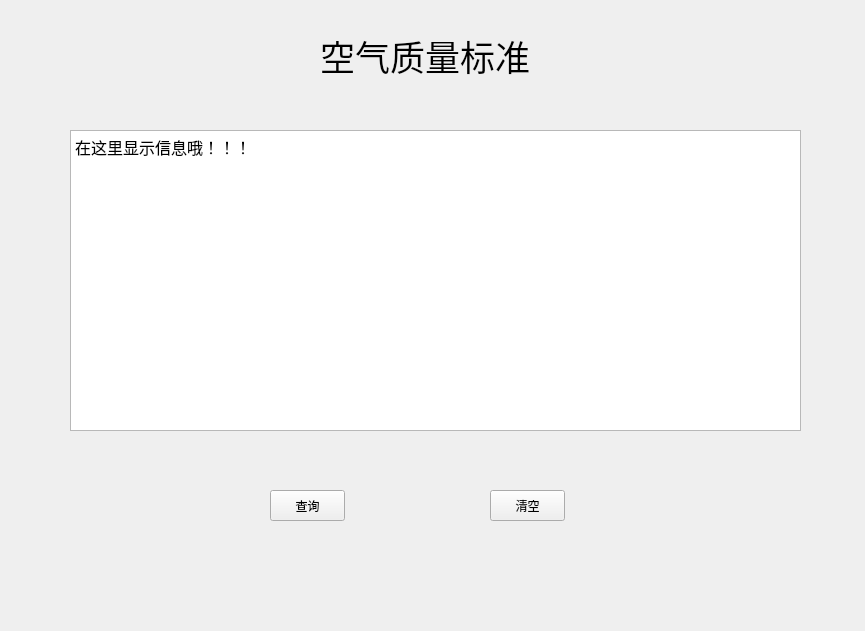
<?xml version="1.0" encoding="UTF-8"?>
<ui version="4.0">
 <class>Form</class>
 <widget class="QWidget" name="Form">
  <property name="geometry">
   <rect>
    <x>0</x>
    <y>0</y>
    <width>865</width>
    <height>631</height>
   </rect>
  </property>
  <property name="windowTitle">
   <string>Form</string>
  </property>
  <widget class="QLabel" name="label">
   <property name="geometry">
    <rect>
     <x>320</x>
     <y>30</y>
     <width>221</width>
     <height>51</height>
    </rect>
   </property>
   <property name="font">
    <font>
     <family>楷体</family>
     <pointsize>26</pointsize>
    </font>
   </property>
   <property name="text">
    <string>空气质量标准</string>
   </property>
  </widget>
  <widget class="QTextEdit" name="textEdit">
   <property name="geometry">
    <rect>
     <x>70</x>
     <y>130</y>
     <width>731</width>
     <height>301</height>
    </rect>
   </property>
   <property name="font">
    <font>
     <family>仿宋</family>
     <pointsize>12</pointsize>
    </font>
   </property>
   <property name="html">
    <string>&lt;!DOCTYPE HTML PUBLIC &quot;-//W3C//DTD HTML 4.0//EN&quot; &quot;http://www.w3.org/TR/REC-html40/strict.dtd&quot;&gt;
&lt;html&gt;&lt;head&gt;&lt;meta name=&quot;qrichtext&quot; content=&quot;1&quot; /&gt;&lt;style type=&quot;text/css&quot;&gt;
p, li { white-space: pre-wrap; }
&lt;/style&gt;&lt;/head&gt;&lt;body style=&quot; font-family:'仿宋'; font-size:12pt; font-weight:400; font-style:normal;&quot;&gt;
&lt;p style=&quot; margin-top:0px; margin-bottom:0px; margin-left:0px; margin-right:0px; -qt-block-indent:0; text-indent:0px;&quot;&gt;在这里显示信息哦！！！&lt;/p&gt;&lt;/body&gt;&lt;/html&gt;</string>
   </property>
  </widget>
  <widget class="QPushButton" name="pushButton">
   <property name="geometry">
    <rect>
     <x>270</x>
     <y>490</y>
     <width>75</width>
     <height>31</height>
    </rect>
   </property>
   <property name="text">
    <string>查询</string>
   </property>
  </widget>
  <widget class="QPushButton" name="pushButton_2">
   <property name="geometry">
    <rect>
     <x>490</x>
     <y>490</y>
     <width>75</width>
     <height>31</height>
    </rect>
   </property>
   <property name="text">
    <string>清空</string>
   </property>
  </widget>
 </widget>
 <resources/>
 <connections/>
</ui>
